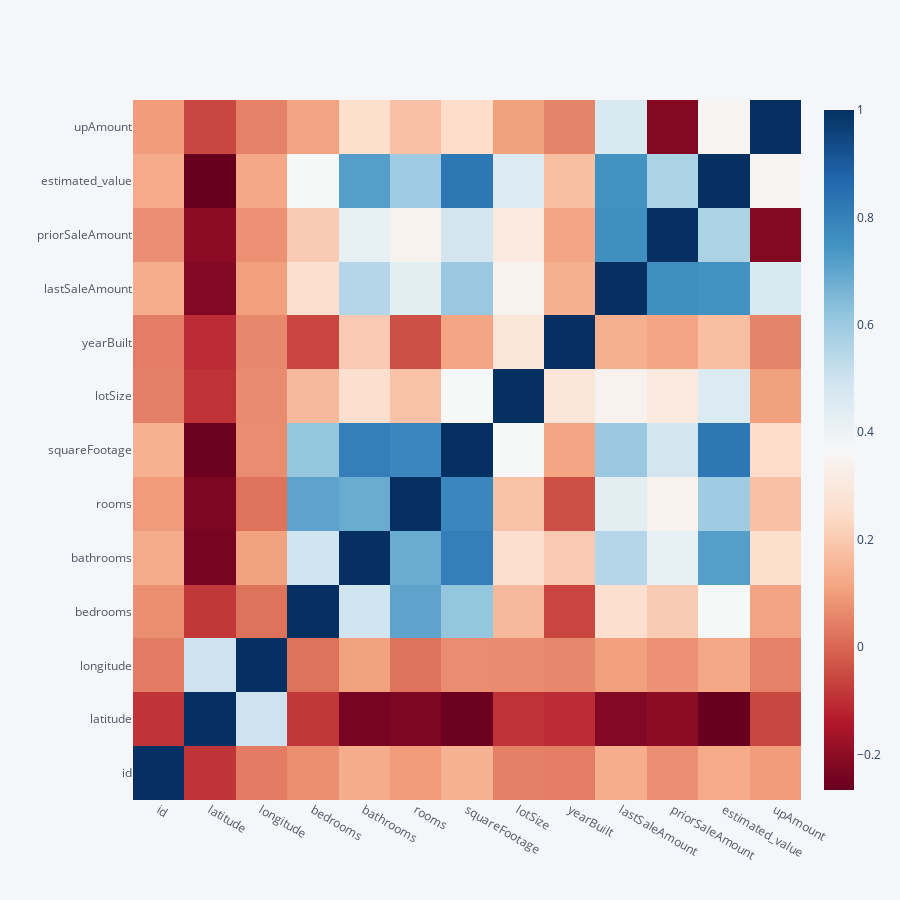

Notebook source saved alongside this figure:
### Markdown cell above
**3.1.1 Numerical Value**

### Code cell
df.corr().iplot(kind='heatmap',colorscale='RdBu',dimensions=(900,900))

### Figure 1 — Plotly figure (JSON) as saved in the notebook; plotly's stock layout.template omitted (floating-point values rounded to 4 significant figures; data arrays with more than 128 entries replaced by an {"elided": "..."} marker saying what was removed)
{"data": [{"colorscale": [[0, "rgb(103,0,31)"], [0.1, "rgb(178,24,43)"], [0.2, "rgb(214,96,77)"], [0.3, "rgb(244,165,130)"], [0.4, "rgb(253,219,199)"], [0.5, "rgb(247,247,247)"], [0.6, "rgb(209,229,240)"], [0.7, "rgb(146,197,222)"], [0.8, "rgb(67,147,195)"], [0.9, "rgb(33,102,172)"], [1, "rgb(5,48,97)"]], "type": "heatmap", "x": ["id", "latitude", "longitude", "bedrooms", "bathrooms", "rooms", "squareFootage", "lotSize", "yearBuilt", "lastSaleAmount", "priorSaleAmount", "estimated_value", "upAmount"], "y": ["id", "latitude", "longitude", "bedrooms", "bathrooms", "rooms", "squareFootage", "lotSize", "yearBuilt", "lastSaleAmount", "priorSaleAmount", "estimated_value", "upAmount"], "z": {"elided": "13x13 float values"}, "zmax": 1, "zmin": -0.266}], "layout": {"height": 900, "legend": {"bgcolor": "#F5F6F9", "font": {"color": "#4D5663"}}, "paper_bgcolor": "#F5F6F9", "plot_bgcolor": "#F5F6F9", "title": {"font": {"color": "#4D5663"}}, "width": 900, "xaxis": {"gridcolor": "#E1E5ED", "showgrid": true, "tickfont": {"color": "#4D5663"}, "title": {"font": {"color": "#4D5663"}, "text": ""}, "zerolinecolor": "#E1E5ED"}, "yaxis": {"gridcolor": "#E1E5ED", "showgrid": true, "tickfont": {"color": "#4D5663"}, "title": {"font": {"color": "#4D5663"}, "text": ""}, "zerolinecolor": "#E1E5ED"}}}
